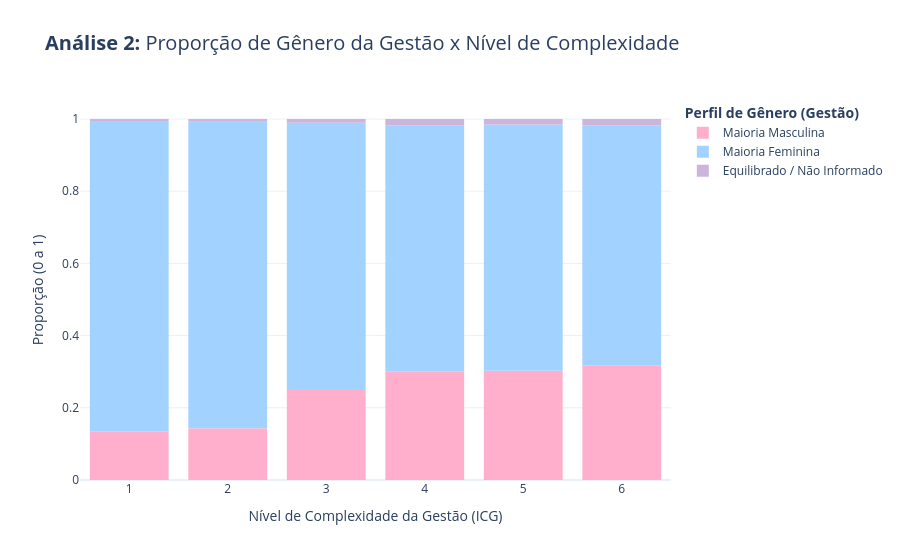

Write notebook code for a chart like this one.
### Code cell
fig2 = px.histogram(
    df, 
    x='nivel_complexidade', 
    color='perfil_genero', 
    barnorm='fraction',
    title='Proporção de Gênero da Gestão x Nível de Complexidade',
    labels={
        'nivel_complexidade': 'Nível de Complexidade da Gestão (ICG)',
        'perfil_genero': 'Perfil de Gênero (Gestão)'
    },
    template='plotly_white',
    color_discrete_map={
        'Maioria Feminina': '#A2D2FF',
        'Maioria Masculina': '#FFAFCC',
        'Equilibrado / Não Informado': '#CDB4DB'
    }
)

# Ajustes de design para o Histograma
fig2.update_layout(
    yaxis_title="Proporção (0 a 1)",
    title_font_size=20,
    legend_title_font_weight='bold',
    xaxis={'categoryorder': 'category ascending'}
)

# Modifica o texto flutuante para mostrar porcentagem
fig2.update_traces(hovertemplate='%{y:.1%}')

# Exibe o segundo gráfico
fig2.show()

### Figure 1 — Plotly figure (JSON) as saved in the notebook; plotly's stock layout.template omitted (floating-point values rounded to 4 significant figures; data arrays with more than 128 entries replaced by an {"elided": "..."} marker saying what was removed)
{"data": [{"alignmentgroup": "True", "bingroup": "x", "hovertemplate": "%{y:.1%}", "legendgroup": "Maioria Masculina", "marker": {"color": "#FFAFCC", "pattern": {"shape": ""}}, "name": "Maioria Masculina", "offsetgroup": "Maioria Masculina", "orientation": "v", "showlegend": true, "type": "histogram", "x": {"elided": "35813 str values"}, "xaxis": "x", "yaxis": "y"}, {"alignmentgroup": "True", "bingroup": "x", "hovertemplate": "%{y:.1%}", "legendgroup": "Maioria Feminina", "marker": {"color": "#A2D2FF", "pattern": {"shape": ""}}, "name": "Maioria Feminina", "offsetgroup": "Maioria Feminina", "orientation": "v", "showlegend": true, "type": "histogram", "x": {"elided": "141205 str values"}, "xaxis": "x", "yaxis": "y"}, {"alignmentgroup": "True", "bingroup": "x", "hovertemplate": "%{y:.1%}", "legendgroup": "Equilibrado / Não Informado", "marker": {"color": "#CDB4DB", "pattern": {"shape": ""}}, "name": "Equilibrado / Não Informado", "offsetgroup": "Equilibrado / Não Informado", "orientation": "v", "showlegend": true, "type": "histogram", "x": {"elided": "1748 str values"}, "xaxis": "x", "yaxis": "y"}], "layout": {"barmode": "relative", "barnorm": "fraction", "legend": {"title": {"font": {"weight": "bold"}, "text": "Perfil de Gênero (Gestão)"}, "tracegroupgap": 0}, "title": {"font": {"size": 20}, "text": "<b>Análise 2:</b> Proporção de Gênero da Gestão x Nível de Complexidade"}, "xaxis": {"anchor": "y", "categoryorder": "category ascending", "domain": [0, 1], "title": {"text": "Nível de Complexidade da Gestão (ICG)"}}, "yaxis": {"anchor": "x", "domain": [0, 1], "title": {"text": "Proporção (0 a 1)"}}}}
